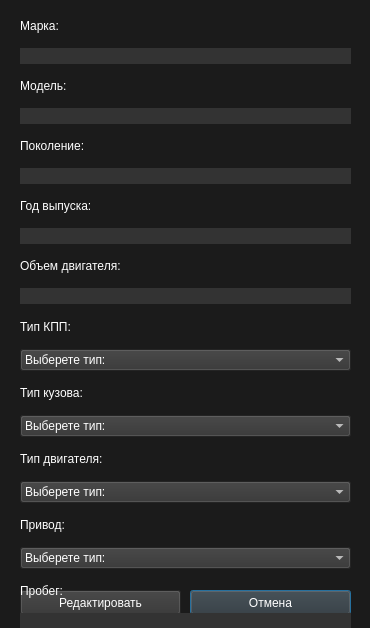
<?xml version="1.0" encoding="UTF-8"?>
<ui version="4.0">
 <class>EditWindow</class>
 <widget class="QDialog" name="EditWindow">
  <property name="geometry">
   <rect>
    <x>0</x>
    <y>0</y>
    <width>370</width>
    <height>628</height>
   </rect>
  </property>
  <property name="windowTitle">
   <string>Dialog</string>
  </property>
  <property name="styleSheet">
   <string notr="true">QDialog {
background-color: rgb(27,27,27);
}

QMessageBox {
background -color: rgb(27,27,27);
color: #ffffff;
}

QMessageBox QLabel {
font: 600 10pt &quot;Yu Gothic UI Semibold&quot;;
color: rgb(255, 255, 255);
}

QMessageBox QPushButton::hover {
background-color: #666;
}

QMessageBox QPushButton::pressed {
background-color: #888;
}

QMessageBox QPushButton {
color: #ffffff;
background-color: #333;
font: 600 10pt &quot;Yu Gothic UI Semibold&quot;;
}</string>
  </property>
  <widget class="QPushButton" name="pushButtonCancel">
   <property name="geometry">
    <rect>
     <x>190</x>
     <y>590</y>
     <width>161</width>
     <height>25</height>
    </rect>
   </property>
   <property name="styleSheet">
    <string notr="true">QPushButton {
color: #ffffff;
background-color: #333;
font: 600 10pt &quot;Yu Gothic UI Semibold&quot;;
}

QPushButton::hover {
background-color: #666;
}

QPushButton::pressed {
background-color: #888;
}</string>
   </property>
   <property name="text">
    <string>Отмена</string>
   </property>
  </widget>
  <widget class="QPushButton" name="pushButtonEdit">
   <property name="geometry">
    <rect>
     <x>20</x>
     <y>590</y>
     <width>161</width>
     <height>25</height>
    </rect>
   </property>
   <property name="styleSheet">
    <string notr="true">QPushButton {
color: #ffffff;
background-color: #333;
font: 600 10pt &quot;Yu Gothic UI Semibold&quot;;
}

QPushButton::hover {
background-color: #666;
}

QPushButton::pressed {
background-color: #888;
}</string>
   </property>
   <property name="text">
    <string>Редактировать</string>
   </property>
  </widget>
  <widget class="QWidget" name="verticalLayoutWidget">
   <property name="geometry">
    <rect>
     <x>10</x>
     <y>10</y>
     <width>351</width>
     <height>684</height>
    </rect>
   </property>
   <layout class="QVBoxLayout" name="verticalLayout">
    <property name="leftMargin">
     <number>10</number>
    </property>
    <property name="rightMargin">
     <number>10</number>
    </property>
    <property name="bottomMargin">
     <number>5</number>
    </property>
    <item>
     <widget class="QLabel" name="labelBrand">
      <property name="styleSheet">
       <string notr="true">font: 600 10pt &quot;Yu Gothic UI Semibold&quot;;
color: rgb(255, 255, 255);</string>
      </property>
      <property name="text">
       <string>Марка:</string>
      </property>
     </widget>
    </item>
    <item>
     <widget class="QLineEdit" name="lineEditBrand">
      <property name="styleSheet">
       <string notr="true">QLineEdit {
color: rgb(255, 255, 255);
background-color: #333;
border: none;
}</string>
      </property>
      <property name="maxLength">
       <number>30</number>
      </property>
     </widget>
    </item>
    <item>
     <widget class="QLabel" name="labelModel">
      <property name="styleSheet">
       <string notr="true">font: 600 10pt &quot;Yu Gothic UI Semibold&quot;;
color: rgb(255, 255, 255);</string>
      </property>
      <property name="text">
       <string>Модель:</string>
      </property>
     </widget>
    </item>
    <item>
     <widget class="QLineEdit" name="lineEditModel">
      <property name="styleSheet">
       <string notr="true">QLineEdit {
color: rgb(255, 255, 255);
background-color: #333;
border: none;
}</string>
      </property>
      <property name="maxLength">
       <number>30</number>
      </property>
     </widget>
    </item>
    <item>
     <widget class="QLabel" name="labelGeneration">
      <property name="styleSheet">
       <string notr="true">font: 600 10pt &quot;Yu Gothic UI Semibold&quot;;
color: rgb(255, 255, 255);</string>
      </property>
      <property name="text">
       <string>Поколение:</string>
      </property>
     </widget>
    </item>
    <item>
     <widget class="QLineEdit" name="lineEditGeneration">
      <property name="styleSheet">
       <string notr="true">QLineEdit {
color: rgb(255, 255, 255);
background-color: #333;
border: none;
}</string>
      </property>
      <property name="maxLength">
       <number>30</number>
      </property>
     </widget>
    </item>
    <item>
     <widget class="QLabel" name="labelYear">
      <property name="styleSheet">
       <string notr="true">font: 600 10pt &quot;Yu Gothic UI Semibold&quot;;
color: rgb(255, 255, 255);</string>
      </property>
      <property name="text">
       <string>Год выпуска:</string>
      </property>
     </widget>
    </item>
    <item>
     <widget class="QLineEdit" name="lineEditYear">
      <property name="styleSheet">
       <string notr="true">QLineEdit {
color: rgb(255, 255, 255);
background-color: #333;
border: none;
}</string>
      </property>
      <property name="maxLength">
       <number>30</number>
      </property>
     </widget>
    </item>
    <item>
     <widget class="QLabel" name="labelEngineVolume">
      <property name="styleSheet">
       <string notr="true">font: 600 10pt &quot;Yu Gothic UI Semibold&quot;;
color: rgb(255, 255, 255);</string>
      </property>
      <property name="text">
       <string>Объем двигателя:</string>
      </property>
     </widget>
    </item>
    <item>
     <widget class="QLineEdit" name="lineEditEngineVolume">
      <property name="styleSheet">
       <string notr="true">QLineEdit {
color: rgb(255, 255, 255);
background-color: #333;
border: none;
}</string>
      </property>
      <property name="maxLength">
       <number>30</number>
      </property>
     </widget>
    </item>
    <item>
     <widget class="QLabel" name="labelGearboxType">
      <property name="styleSheet">
       <string notr="true">font: 600 10pt &quot;Yu Gothic UI Semibold&quot;;
color: rgb(255, 255, 255);</string>
      </property>
      <property name="text">
       <string>Тип КПП:</string>
      </property>
     </widget>
    </item>
    <item>
     <widget class="QComboBox" name="comboBoxGearboxType">
      <property name="styleSheet">
       <string notr="true">QComboBox {
color: #ffffff;
background-color: #333;
font: 600 10pt &quot;Yu Gothic UI Semibold&quot;;
}

QComboBox::hover {
background-color: #666;
}

QComboBox::pressed {
background-color: #888;
}</string>
      </property>
      <item>
       <property name="text">
        <string>Выберете тип:</string>
       </property>
      </item>
      <item>
       <property name="text">
        <string>Автомат</string>
       </property>
      </item>
      <item>
       <property name="text">
        <string>Механика</string>
       </property>
      </item>
      <item>
       <property name="text">
        <string>Робот</string>
       </property>
      </item>
     </widget>
    </item>
    <item>
     <widget class="QLabel" name="labelBody">
      <property name="styleSheet">
       <string notr="true">font: 600 10pt &quot;Yu Gothic UI Semibold&quot;;
color: rgb(255, 255, 255);</string>
      </property>
      <property name="text">
       <string>Тип кузова: </string>
      </property>
     </widget>
    </item>
    <item>
     <widget class="QComboBox" name="comboBoxBody">
      <property name="styleSheet">
       <string notr="true">QComboBox {
color: #ffffff;
background-color: #333;
font: 600 10pt &quot;Yu Gothic UI Semibold&quot;;
}

QComboBox::hover {
background-color: #666;
}

QComboBox::pressed {
background-color: #888;
}</string>
      </property>
      <item>
       <property name="text">
        <string>Выберете тип:</string>
       </property>
      </item>
      <item>
       <property name="text">
        <string>Внедорожник</string>
       </property>
      </item>
      <item>
       <property name="text">
        <string>Кабриолет</string>
       </property>
      </item>
      <item>
       <property name="text">
        <string>Купе</string>
       </property>
      </item>
      <item>
       <property name="text">
        <string>Минивэн</string>
       </property>
      </item>
      <item>
       <property name="text">
        <string>Пикап</string>
       </property>
      </item>
      <item>
       <property name="text">
        <string>Родстер</string>
       </property>
      </item>
      <item>
       <property name="text">
        <string>Седан</string>
       </property>
      </item>
      <item>
       <property name="text">
        <string>Универсал</string>
       </property>
      </item>
      <item>
       <property name="text">
        <string>Хэтчбек</string>
       </property>
      </item>
      <item>
       <property name="text">
        <string>Другой</string>
       </property>
      </item>
     </widget>
    </item>
    <item>
     <widget class="QLabel" name="labelEngineType">
      <property name="styleSheet">
       <string notr="true">font: 600 10pt &quot;Yu Gothic UI Semibold&quot;;
color: rgb(255, 255, 255);</string>
      </property>
      <property name="text">
       <string>Тип двигателя:</string>
      </property>
     </widget>
    </item>
    <item>
     <widget class="QComboBox" name="comboBoxEngineType">
      <property name="styleSheet">
       <string notr="true">QComboBox {
color: #ffffff;
background-color: #333;
font: 600 10pt &quot;Yu Gothic UI Semibold&quot;;
}

QComboBox::hover {
background-color: #666;
}

QComboBox::pressed {
background-color: #888;
}</string>
      </property>
      <item>
       <property name="text">
        <string>Выберете тип:</string>
       </property>
      </item>
      <item>
       <property name="text">
        <string>Бензин</string>
       </property>
      </item>
      <item>
       <property name="text">
        <string>Бензин(пропан-бутан)</string>
       </property>
      </item>
      <item>
       <property name="text">
        <string>Бензин(метан)</string>
       </property>
      </item>
      <item>
       <property name="text">
        <string>Бензин(гибрид)</string>
       </property>
      </item>
      <item>
       <property name="text">
        <string>Дизель</string>
       </property>
      </item>
      <item>
       <property name="text">
        <string>Дизель(гибрид)</string>
       </property>
      </item>
      <item>
       <property name="text">
        <string>Электро</string>
       </property>
      </item>
     </widget>
    </item>
    <item>
     <widget class="QLabel" name="labeDriveUnit">
      <property name="styleSheet">
       <string notr="true">font: 600 10pt &quot;Yu Gothic UI Semibold&quot;;
color: rgb(255, 255, 255);</string>
      </property>
      <property name="text">
       <string>Привод:</string>
      </property>
     </widget>
    </item>
    <item>
     <widget class="QComboBox" name="comboBoxDriveUnit">
      <property name="styleSheet">
       <string notr="true">QComboBox {
color: #ffffff;
background-color: #333;
font: 600 10pt &quot;Yu Gothic UI Semibold&quot;;
}

QComboBox::hover {
background-color: #666;
}

QComboBox::pressed {
background-color: #888;
}</string>
      </property>
      <item>
       <property name="text">
        <string>Выберете тип:</string>
       </property>
      </item>
      <item>
       <property name="text">
        <string>Передний</string>
       </property>
      </item>
      <item>
       <property name="text">
        <string>Задний</string>
       </property>
      </item>
      <item>
       <property name="text">
        <string>Подключаемый полный</string>
       </property>
      </item>
      <item>
       <property name="text">
        <string>Постоянный полный</string>
       </property>
      </item>
     </widget>
    </item>
    <item>
     <widget class="QLabel" name="labelMileage">
      <property name="styleSheet">
       <string notr="true">font: 600 10pt &quot;Yu Gothic UI Semibold&quot;;
color: rgb(255, 255, 255);</string>
      </property>
      <property name="text">
       <string>Пробег:</string>
      </property>
     </widget>
    </item>
    <item>
     <widget class="QLineEdit" name="lineEditMileage">
      <property name="styleSheet">
       <string notr="true">QLineEdit {
color: rgb(255, 255, 255);
background-color: #333;
border: none;
}</string>
      </property>
      <property name="maxLength">
       <number>30</number>
      </property>
     </widget>
    </item>
    <item>
     <widget class="QLabel" name="labelPrice">
      <property name="styleSheet">
       <string notr="true">font: 600 10pt &quot;Yu Gothic UI Semibold&quot;;
color: rgb(255, 255, 255);</string>
      </property>
      <property name="text">
       <string>Цена: </string>
      </property>
     </widget>
    </item>
    <item>
     <widget class="QLineEdit" name="lineEditPrice">
      <property name="styleSheet">
       <string notr="true">QLineEdit {
color: rgb(255, 255, 255);
background-color: #333;
border: none;
}</string>
      </property>
      <property name="maxLength">
       <number>30</number>
      </property>
     </widget>
    </item>
   </layout>
  </widget>
 </widget>
 <resources/>
 <connections/>
</ui>
